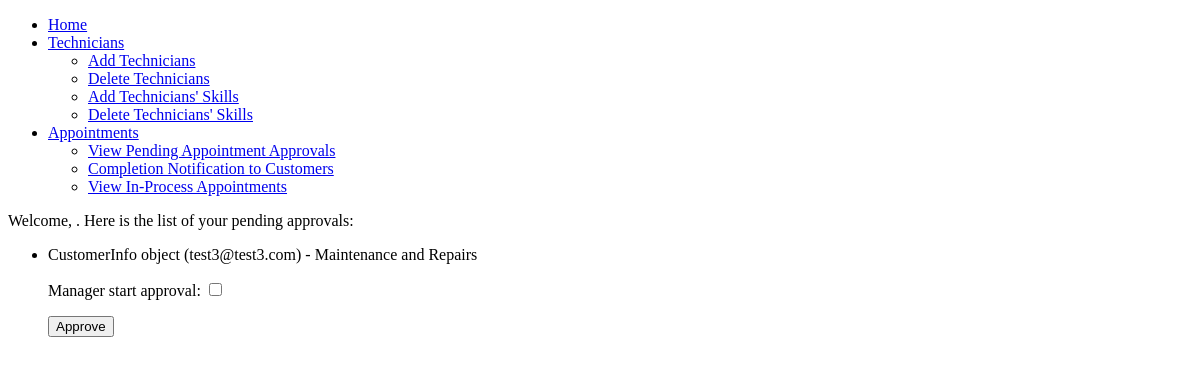
/manager_pending_approvals, run on an earlier commit of the app's database.
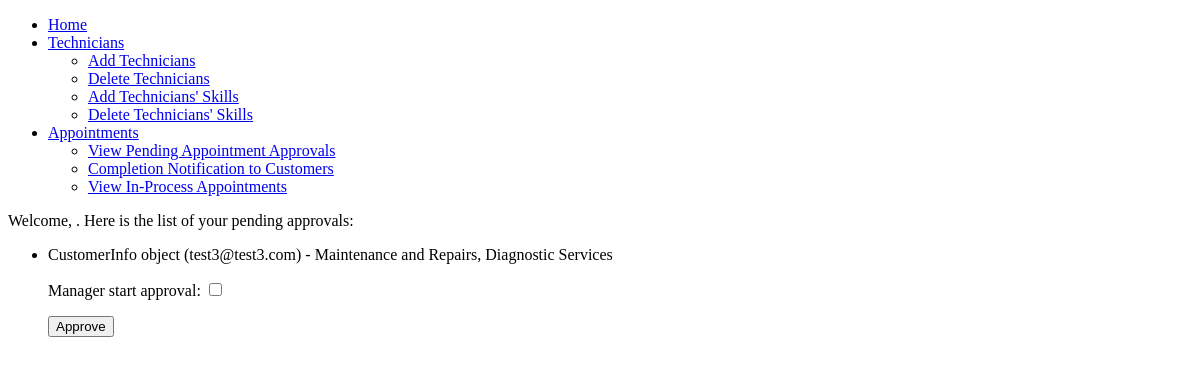
And on a later commit of the database.
### account_setup/models.py (models this page shows, shortened)
class Appointment(models.Model):
    appointment_id = models.AutoField(primary_key=True)
    date = models.DateField()
    vehicle_id = models.CharField(max_length=17)
    vehicletype = models.CharField(max_length=30)
    customer_email = models.ForeignKey(CustomerInfo, on_delete=models.CASCADE)
    location = models.CharField(max_length=100)
    service_details = models.CharField(max_length=250)
    total_price = models.DecimalField(decimal_places=2, max_digits=8)
    manager_start_approval = models.BooleanField(default=False)
    manager_finish_approval = models.BooleanField(default=False)

class CustomerInfo(models.Model):
    fname = models.CharField(max_length=30)
    lname = models.CharField(max_length=30)
    address = models.TextField()
    phone = models.CharField(max_length=10)
    email_id = models.EmailField(primary_key=True, null=False)
    c_number = models.CharField(max_length=16)
    passwd = models.CharField(max_length=256, null=True)

### account_setup/views.py (the view)
# urls.py: path("manager_pending_approvals", views.manager_pending_approvals, name="manager_pending_approvals"),
def manager_pending_approvals(request):
    pending_appointments = Appointment.objects.filter(manager_start_approval=False)
    if request.method == 'POST':
        form = AppointmentApprovalForm(request.POST)
        if form.is_valid():
            appointment_id = request.POST.get('appointment_id')
            appointment_instance = Appointment.objects.get(appointment_id=appointment_id)
            appointment_instance.manager_start_approval = True  # Set manager_start_approval to True
            appointment_instance.save()
            return redirect('/manager_pending_approvals')
    else:
        form = AppointmentApprovalForm()
    return render(request, 'account_setup/manager_pending_approvals.html', {'pending_appointments': pending_appointments, 'form': form})

### account_setup/forms.py
class AppointmentApprovalForm(forms.ModelForm):
    class Meta:
        model = Appointment
        fields = ['manager_start_approval']

### account_setup/templates/account_setup/manager_pending_approvals.html (shortened to what this page needs)
{% extends "base_after_logging_manager.html" %}
{% block content %}
    <p>Welcome, {{ request.session.user_email }}. Here is the list of your pending approvals:</p>
    <ul>
        {% for appointment in pending_appointments %}
            <li>
                {{ appointment.customer_email }} - {{ appointment.service_details }}
                <form method="post" action="{% url 'manager_pending_approvals' %}">
                    {{ form.as_p }}
                    <button type="submit">Approve</button>
                </form>
            </li>
        {% endfor %}
    </ul>
{% endblock %}

### templates/base_after_logging_manager.html (shortened to what this page needs)
<!DOCTYPE html>
<html lang="en">
<head>
</head>
<body>
    <nav>
        <ul>
            <li><a href="#">Home</a></li>
            <li class="dropdown">
                <a href="#">Technicians</a>
                <ul class="dropdown-content">
                    <li><a href="{% url 'technician_registration' %}">Add Technicians</a></li>
                    <li><a href="#">Delete Technicians</a></li>
                    <li><a href="{% url 'add_technician_skills' %}">Add Technicians' Skills</a></li>
                    <li><a href="#">Delete Technicians' Skills</a></li>
                </ul>
            </li>
            <li class="dropdown">
                <a href="#">Appointments</a>
                <ul class="dropdown-content">
                    <li><a href="{% url 'manager_pending_approvals' %}">View Pending Appointment Approvals</a></li>
                    <li><a href="{% url 'manager_appointment_finish_approval' %}">Completion Notification to Customers</a></li>
                    <li><a href="#">View In-Process Appointments</a></li>
                </ul>
            </li>
        </ul>
    </nav>
    {% block content %}
    {% endblock %}
</body>
</html>

What changed in the data, as far as the page shows it:
changed Appointment "CustomerInfo object (test3@test3.com)": service_details "Maintenance and Repairs" → "Maintenance and Repairs, Diagnostic Services"
